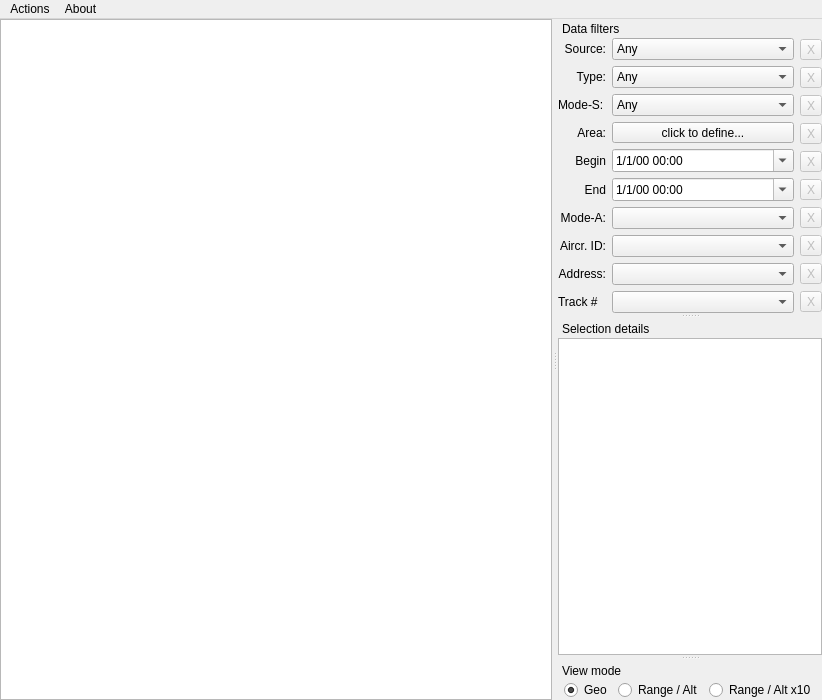
<?xml version="1.0" encoding="UTF-8"?>
<ui version="4.0">
 <class>AppWindow</class>
 <widget class="QMainWindow" name="AppWindow">
  <property name="geometry">
   <rect>
    <x>0</x>
    <y>0</y>
    <width>822</width>
    <height>700</height>
   </rect>
  </property>
  <property name="sizePolicy">
   <sizepolicy hsizetype="Preferred" vsizetype="Preferred">
    <horstretch>0</horstretch>
    <verstretch>0</verstretch>
   </sizepolicy>
  </property>
  <property name="windowTitle">
   <string>Easat Analyser</string>
  </property>
  <widget class="QWidget" name="centralWidget">
   <layout class="QVBoxLayout" name="verticalLayout_5">
    <property name="leftMargin">
     <number>0</number>
    </property>
    <property name="topMargin">
     <number>0</number>
    </property>
    <property name="rightMargin">
     <number>0</number>
    </property>
    <property name="bottomMargin">
     <number>0</number>
    </property>
    <item>
     <widget class="NRadarView" name="radarView"/>
    </item>
   </layout>
  </widget>
  <widget class="QMenuBar" name="menuBar">
   <property name="geometry">
    <rect>
     <x>0</x>
     <y>0</y>
     <width>822</width>
     <height>17</height>
    </rect>
   </property>
   <widget class="QMenu" name="menuActions">
    <property name="title">
     <string>Actions</string>
    </property>
    <addaction name="actImport"/>
    <addaction name="separator"/>
    <addaction name="actionTasks"/>
    <addaction name="actLoadMap"/>
    <addaction name="separator"/>
    <addaction name="actExit"/>
   </widget>
   <widget class="QMenu" name="menuAbout">
    <property name="title">
     <string>About</string>
    </property>
    <addaction name="actVersion"/>
   </widget>
   <addaction name="menuActions"/>
   <addaction name="menuAbout"/>
  </widget>
  <widget class="QDockWidget" name="dockFilters">
   <property name="features">
    <set>QDockWidget::DockWidgetMovable</set>
   </property>
   <property name="allowedAreas">
    <set>Qt::LeftDockWidgetArea|Qt::RightDockWidgetArea</set>
   </property>
   <property name="windowTitle">
    <string>Data filters</string>
   </property>
   <attribute name="dockWidgetArea">
    <number>2</number>
   </attribute>
   <widget class="QWidget" name="dockWidgetContents_2">
    <property name="sizePolicy">
     <sizepolicy hsizetype="Preferred" vsizetype="Maximum">
      <horstretch>0</horstretch>
      <verstretch>0</verstretch>
     </sizepolicy>
    </property>
    <layout class="QVBoxLayout" name="verticalLayout_4">
     <property name="leftMargin">
      <number>0</number>
     </property>
     <property name="topMargin">
      <number>0</number>
     </property>
     <property name="rightMargin">
      <number>0</number>
     </property>
     <property name="bottomMargin">
      <number>0</number>
     </property>
     <item>
      <layout class="QHBoxLayout" name="horizontalLayout">
       <item>
        <layout class="QVBoxLayout" name="verticalLayout">
         <item>
          <widget class="QLabel" name="label_2">
           <property name="text">
            <string>Source:</string>
           </property>
           <property name="alignment">
            <set>Qt::AlignRight|Qt::AlignTrailing|Qt::AlignVCenter</set>
           </property>
          </widget>
         </item>
         <item>
          <widget class="QLabel" name="label_3">
           <property name="text">
            <string>Type:</string>
           </property>
           <property name="alignment">
            <set>Qt::AlignRight|Qt::AlignTrailing|Qt::AlignVCenter</set>
           </property>
          </widget>
         </item>
         <item>
          <widget class="QLabel" name="label_10">
           <property name="text">
            <string>Mode-S:</string>
           </property>
          </widget>
         </item>
         <item>
          <widget class="QLabel" name="label_4">
           <property name="text">
            <string>Area:</string>
           </property>
           <property name="alignment">
            <set>Qt::AlignRight|Qt::AlignTrailing|Qt::AlignVCenter</set>
           </property>
          </widget>
         </item>
         <item>
          <widget class="QLabel" name="label_7">
           <property name="text">
            <string>Begin</string>
           </property>
           <property name="alignment">
            <set>Qt::AlignRight|Qt::AlignTrailing|Qt::AlignVCenter</set>
           </property>
          </widget>
         </item>
         <item>
          <widget class="QLabel" name="label_8">
           <property name="text">
            <string>End</string>
           </property>
           <property name="alignment">
            <set>Qt::AlignRight|Qt::AlignTrailing|Qt::AlignVCenter</set>
           </property>
          </widget>
         </item>
         <item>
          <widget class="QLabel" name="label_5">
           <property name="text">
            <string>Mode-A:</string>
           </property>
           <property name="alignment">
            <set>Qt::AlignRight|Qt::AlignTrailing|Qt::AlignVCenter</set>
           </property>
          </widget>
         </item>
         <item>
          <widget class="QLabel" name="label_6">
           <property name="text">
            <string>Aircr. ID:</string>
           </property>
           <property name="alignment">
            <set>Qt::AlignRight|Qt::AlignTrailing|Qt::AlignVCenter</set>
           </property>
          </widget>
         </item>
         <item>
          <widget class="QLabel" name="label">
           <property name="text">
            <string>Address:</string>
           </property>
           <property name="alignment">
            <set>Qt::AlignRight|Qt::AlignTrailing|Qt::AlignVCenter</set>
           </property>
          </widget>
         </item>
         <item>
          <widget class="QLabel" name="label_9">
           <property name="text">
            <string>Track #</string>
           </property>
          </widget>
         </item>
        </layout>
       </item>
       <item>
        <layout class="QVBoxLayout" name="verticalLayout_3">
         <item>
          <widget class="QComboBox" name="cmbSource">
           <property name="sizePolicy">
            <sizepolicy hsizetype="Expanding" vsizetype="Fixed">
             <horstretch>0</horstretch>
             <verstretch>0</verstretch>
            </sizepolicy>
           </property>
           <item>
            <property name="text">
             <string>Any</string>
            </property>
           </item>
           <item>
            <property name="text">
             <string>PSR</string>
            </property>
           </item>
           <item>
            <property name="text">
             <string>SSR</string>
            </property>
           </item>
           <item>
            <property name="text">
             <string>ADS-B</string>
            </property>
           </item>
          </widget>
         </item>
         <item>
          <widget class="QComboBox" name="cmbType">
           <property name="sizePolicy">
            <sizepolicy hsizetype="Expanding" vsizetype="Fixed">
             <horstretch>0</horstretch>
             <verstretch>0</verstretch>
            </sizepolicy>
           </property>
           <item>
            <property name="text">
             <string>Any</string>
            </property>
           </item>
           <item>
            <property name="text">
             <string>Plots</string>
            </property>
           </item>
           <item>
            <property name="text">
             <string>Tracks</string>
            </property>
           </item>
          </widget>
         </item>
         <item>
          <widget class="QComboBox" name="cmbModeS">
           <item>
            <property name="text">
             <string>Any</string>
            </property>
           </item>
           <item>
            <property name="text">
             <string>No</string>
            </property>
           </item>
           <item>
            <property name="text">
             <string>Yes</string>
            </property>
           </item>
          </widget>
         </item>
         <item>
          <widget class="QToolButton" name="btnArea">
           <property name="sizePolicy">
            <sizepolicy hsizetype="Expanding" vsizetype="Fixed">
             <horstretch>0</horstretch>
             <verstretch>0</verstretch>
            </sizepolicy>
           </property>
           <property name="text">
            <string>click to define...</string>
           </property>
          </widget>
         </item>
         <item>
          <widget class="QDateTimeEdit" name="dateBegin">
           <property name="sizePolicy">
            <sizepolicy hsizetype="Expanding" vsizetype="Fixed">
             <horstretch>0</horstretch>
             <verstretch>0</verstretch>
            </sizepolicy>
           </property>
           <property name="displayFormat">
            <string>d/M/yy HH:mm</string>
           </property>
           <property name="calendarPopup">
            <bool>true</bool>
           </property>
           <property name="timeSpec">
            <enum>Qt::UTC</enum>
           </property>
          </widget>
         </item>
         <item>
          <widget class="QDateTimeEdit" name="dateEnd">
           <property name="sizePolicy">
            <sizepolicy hsizetype="Expanding" vsizetype="Fixed">
             <horstretch>0</horstretch>
             <verstretch>0</verstretch>
            </sizepolicy>
           </property>
           <property name="displayFormat">
            <string>d/M/yy HH:mm</string>
           </property>
           <property name="calendarPopup">
            <bool>true</bool>
           </property>
           <property name="timeSpec">
            <enum>Qt::UTC</enum>
           </property>
          </widget>
         </item>
         <item>
          <widget class="QComboBox" name="cmbModeA">
           <property name="sizePolicy">
            <sizepolicy hsizetype="Expanding" vsizetype="Fixed">
             <horstretch>0</horstretch>
             <verstretch>0</verstretch>
            </sizepolicy>
           </property>
          </widget>
         </item>
         <item>
          <widget class="QComboBox" name="cmbAircraftID">
           <property name="sizePolicy">
            <sizepolicy hsizetype="Expanding" vsizetype="Fixed">
             <horstretch>0</horstretch>
             <verstretch>0</verstretch>
            </sizepolicy>
           </property>
          </widget>
         </item>
         <item>
          <widget class="QComboBox" name="cmbAddress">
           <property name="sizePolicy">
            <sizepolicy hsizetype="Expanding" vsizetype="Fixed">
             <horstretch>0</horstretch>
             <verstretch>0</verstretch>
            </sizepolicy>
           </property>
          </widget>
         </item>
         <item>
          <widget class="QComboBox" name="cmbTrackNo"/>
         </item>
        </layout>
       </item>
       <item>
        <layout class="QVBoxLayout" name="verticalLayout_2">
         <item>
          <widget class="QToolButton" name="btnSourceClear">
           <property name="enabled">
            <bool>false</bool>
           </property>
           <property name="text">
            <string>X</string>
           </property>
          </widget>
         </item>
         <item>
          <widget class="QToolButton" name="btnTypeClear">
           <property name="enabled">
            <bool>false</bool>
           </property>
           <property name="text">
            <string>X</string>
           </property>
          </widget>
         </item>
         <item>
          <widget class="QToolButton" name="btnModeSClear">
           <property name="enabled">
            <bool>false</bool>
           </property>
           <property name="text">
            <string>X</string>
           </property>
          </widget>
         </item>
         <item>
          <widget class="QToolButton" name="btnAreaClear">
           <property name="enabled">
            <bool>false</bool>
           </property>
           <property name="text">
            <string>X</string>
           </property>
          </widget>
         </item>
         <item>
          <widget class="QToolButton" name="btnBeginClear">
           <property name="enabled">
            <bool>false</bool>
           </property>
           <property name="text">
            <string>X</string>
           </property>
          </widget>
         </item>
         <item>
          <widget class="QToolButton" name="btnEndClear">
           <property name="enabled">
            <bool>false</bool>
           </property>
           <property name="text">
            <string>X</string>
           </property>
          </widget>
         </item>
         <item>
          <widget class="QToolButton" name="btnModeAClear">
           <property name="enabled">
            <bool>false</bool>
           </property>
           <property name="text">
            <string>X</string>
           </property>
          </widget>
         </item>
         <item>
          <widget class="QToolButton" name="btnAircraftIDClear">
           <property name="enabled">
            <bool>false</bool>
           </property>
           <property name="text">
            <string>X</string>
           </property>
          </widget>
         </item>
         <item>
          <widget class="QToolButton" name="btnAddressClear">
           <property name="enabled">
            <bool>false</bool>
           </property>
           <property name="text">
            <string>X</string>
           </property>
          </widget>
         </item>
         <item>
          <widget class="QToolButton" name="btnTrackNoClear">
           <property name="enabled">
            <bool>false</bool>
           </property>
           <property name="text">
            <string>X</string>
           </property>
          </widget>
         </item>
        </layout>
       </item>
      </layout>
     </item>
    </layout>
   </widget>
  </widget>
  <widget class="QDockWidget" name="dockDetails">
   <property name="sizePolicy">
    <sizepolicy hsizetype="Preferred" vsizetype="Preferred">
     <horstretch>0</horstretch>
     <verstretch>0</verstretch>
    </sizepolicy>
   </property>
   <property name="features">
    <set>QDockWidget::DockWidgetMovable</set>
   </property>
   <property name="allowedAreas">
    <set>Qt::LeftDockWidgetArea|Qt::RightDockWidgetArea</set>
   </property>
   <property name="windowTitle">
    <string>Selection details</string>
   </property>
   <attribute name="dockWidgetArea">
    <number>2</number>
   </attribute>
   <widget class="QWidget" name="dockWidgetContents_3">
    <property name="sizePolicy">
     <sizepolicy hsizetype="Preferred" vsizetype="Expanding">
      <horstretch>0</horstretch>
      <verstretch>0</verstretch>
     </sizepolicy>
    </property>
    <layout class="QVBoxLayout" name="verticalLayout_6">
     <property name="leftMargin">
      <number>0</number>
     </property>
     <property name="topMargin">
      <number>0</number>
     </property>
     <property name="rightMargin">
      <number>0</number>
     </property>
     <property name="bottomMargin">
      <number>0</number>
     </property>
     <item>
      <widget class="QTreeWidget" name="treeDetails">
       <property name="alternatingRowColors">
        <bool>true</bool>
       </property>
       <property name="allColumnsShowFocus">
        <bool>true</bool>
       </property>
       <attribute name="headerVisible">
        <bool>false</bool>
       </attribute>
       <column>
        <property name="text">
         <string notr="true">1</string>
        </property>
       </column>
      </widget>
     </item>
    </layout>
   </widget>
  </widget>
  <widget class="QDockWidget" name="dockView">
   <property name="features">
    <set>QDockWidget::DockWidgetMovable</set>
   </property>
   <property name="windowTitle">
    <string>View mode</string>
   </property>
   <attribute name="dockWidgetArea">
    <number>2</number>
   </attribute>
   <widget class="QWidget" name="dockWidgetContents">
    <property name="sizePolicy">
     <sizepolicy hsizetype="Preferred" vsizetype="Maximum">
      <horstretch>0</horstretch>
      <verstretch>0</verstretch>
     </sizepolicy>
    </property>
    <layout class="QHBoxLayout" name="horizontalLayout_2">
     <property name="leftMargin">
      <number>6</number>
     </property>
     <property name="topMargin">
      <number>0</number>
     </property>
     <property name="rightMargin">
      <number>6</number>
     </property>
     <property name="bottomMargin">
      <number>0</number>
     </property>
     <item>
      <widget class="QRadioButton" name="radioViewNormal">
       <property name="text">
        <string>Geo</string>
       </property>
       <property name="checked">
        <bool>true</bool>
       </property>
      </widget>
     </item>
     <item>
      <widget class="QRadioButton" name="radioViewRA">
       <property name="text">
        <string>Range / Alt</string>
       </property>
      </widget>
     </item>
     <item>
      <widget class="QRadioButton" name="radioViewRAx10">
       <property name="text">
        <string>Range / Alt x10</string>
       </property>
      </widget>
     </item>
    </layout>
   </widget>
  </widget>
  <action name="actExit">
   <property name="text">
    <string>Exit</string>
   </property>
  </action>
  <action name="actVersion">
   <property name="text">
    <string>Version</string>
   </property>
  </action>
  <action name="actImport">
   <property name="text">
    <string>New import</string>
   </property>
  </action>
  <action name="actPOD_SSR">
   <property name="text">
    <string>Get SSR PoD...</string>
   </property>
  </action>
  <action name="actionTasks">
   <property name="text">
    <string>Tasks</string>
   </property>
  </action>
  <action name="actLoadMap">
   <property name="text">
    <string>Load map file...</string>
   </property>
  </action>
 </widget>
 <layoutdefault spacing="6" margin="11"/>
 <customwidgets>
  <customwidget>
   <class>NRadarView</class>
   <extends>QGraphicsView</extends>
   <header location="global">radarview/nradarview.h</header>
  </customwidget>
 </customwidgets>
 <resources/>
 <connections/>
</ui>
